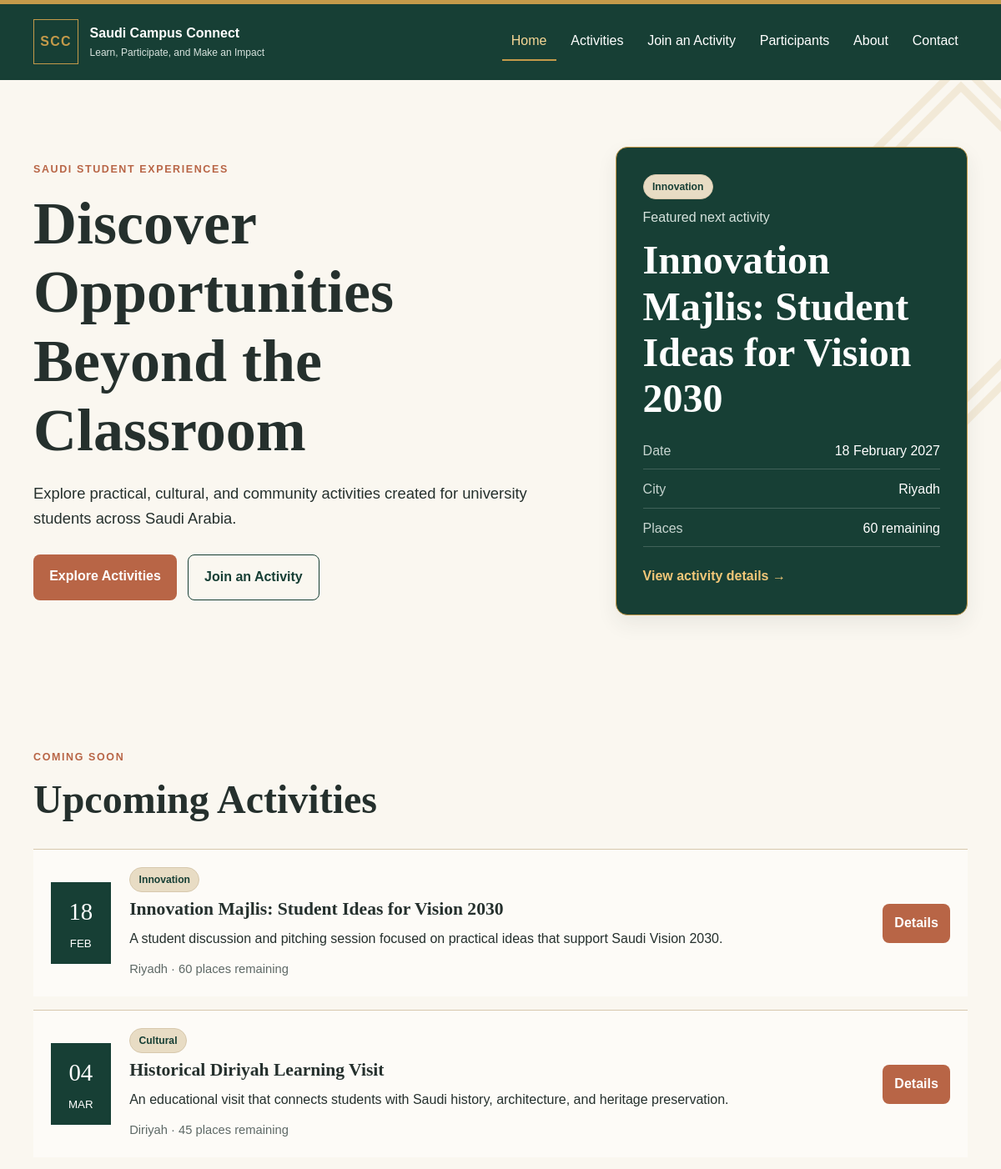
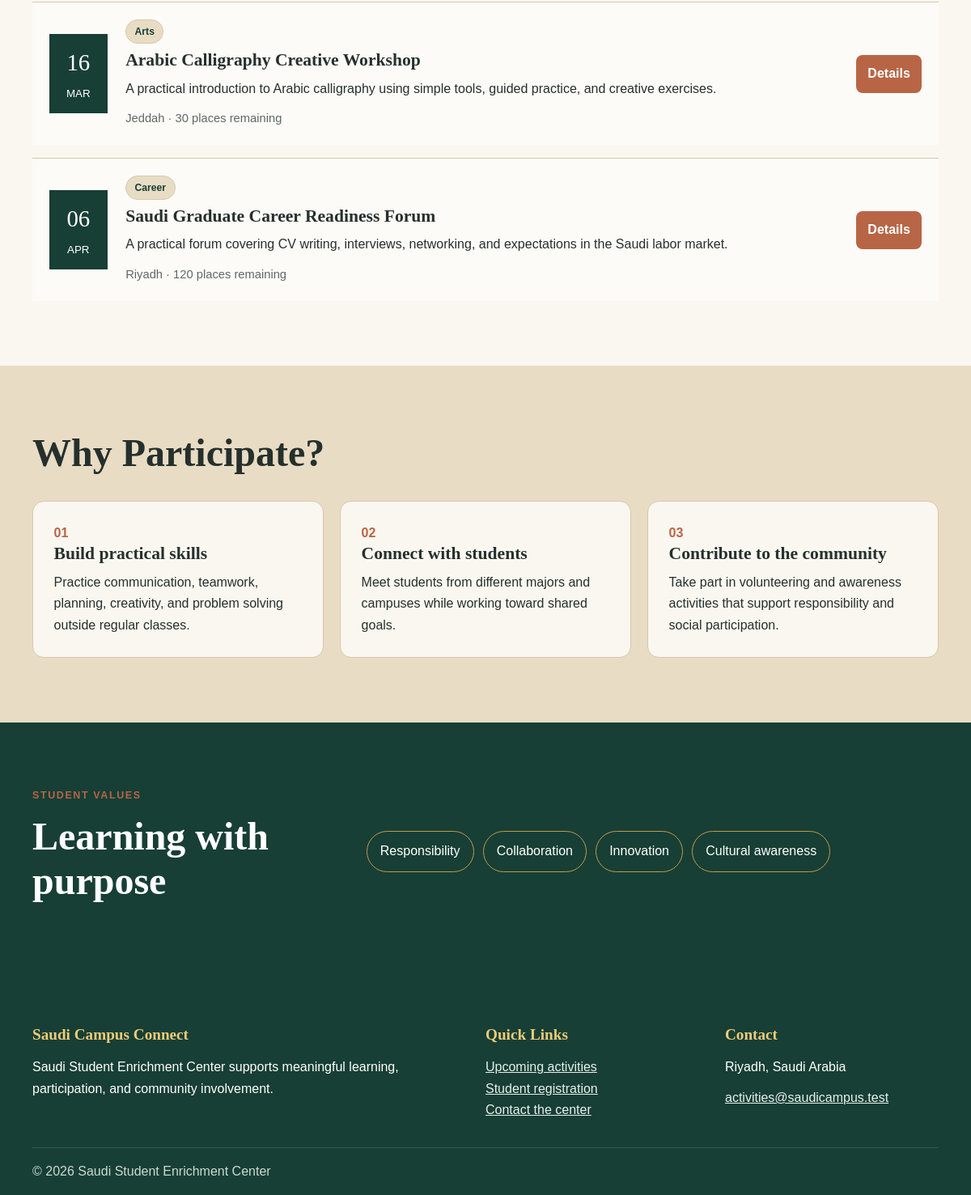
The page / on the database its author committed (2 pictures, top to bottom).
### tables this page shows
CREATE TABLE activities (
    id INT UNSIGNED AUTO_INCREMENT PRIMARY KEY,
    title VARCHAR(150) NOT NULL,
    category VARCHAR(60) NOT NULL,
    activity_date DATE NOT NULL,
    start_time TIME NOT NULL,
    venue VARCHAR(150) NOT NULL,
    city VARCHAR(80) NOT NULL,
    short_summary VARCHAR(255) NOT NULL,
    full_details TEXT NOT NULL,
    image_name VARCHAR(120) NOT NULL,
    capacity INT UNSIGNED NOT NULL,
    created_at TIMESTAMP DEFAULT CURRENT_TIMESTAMP
);

### includes/helpers.php (called while the page is built, shortened)
<?php
function e($value)
{
    return htmlspecialchars((string) $value, ENT_QUOTES, 'UTF-8');
}
function getNextActivities($conn, $limit = 4)
{
    $limit = max(1, (int) $limit);
    $sql = "SELECT * FROM activities WHERE activity_date >= CURDATE() ORDER BY activity_date, start_time LIMIT $limit";
    return mysqli_query($conn, $sql);
}
function countRegistrations($conn, $activityId)
{
    $stmt = mysqli_prepare($conn, "SELECT COUNT(*) AS total FROM participants WHERE activity_id = ?");
    mysqli_stmt_bind_param($stmt, 'i', $activityId);
    mysqli_stmt_execute($stmt);
    $result = mysqli_stmt_get_result($stmt);
    $row = mysqli_fetch_assoc($result);
    return (int) $row['total'];
}
function availablePlaces($conn, $activity)
{
    return max(0, (int) $activity['capacity'] - countRegistrations($conn, (int) $activity['id']));
}
function formatDate($date)
{
    return date('j F Y', strtotime($date));
}

### index.php (the view, shortened to what this page needs)
<?php
require_once 'includes/db.php';
require_once 'includes/helpers.php';
$upcoming = getNextActivities($conn, 4);
$featuredResult = getNextActivities($conn, 1);
$featured = mysqli_fetch_assoc($featuredResult);
require 'includes/header.php';
?>
<section class="hero section-space">
    <div class="container hero-grid">
        <div class="hero-copy">
            <p class="eyebrow">Saudi Student Experiences</p>
            <h1>Discover Opportunities Beyond the Classroom</h1>
            <p>Explore practical, cultural, and community activities created for university students across Saudi Arabia.</p>
            <div class="button-row">
                <a class="button" href="activities.php">Explore Activities</a>
                <a class="button button-secondary" href="join.php">Join an Activity</a>
            </div>
        </div>
        <?php if ($featured): ?>
            <article class="featured-panel">
                <p class="badge"><?= e($featured['category']) ?></p>
                <p class="panel-label">Featured next activity</p>
                <h2><?= e($featured['title']) ?></h2>
                <dl class="compact-details">
                    <div>
                        <dt>Date</dt>
                        <dd><?= e(formatDate($featured['activity_date'])) ?></dd>
                    </div>
                    <div>
                        <dt>City</dt>
                        <dd><?= e($featured['city']) ?></dd>
                    </div>
                    <div>
                        <dt>Places</dt>
                        <dd><?= availablePlaces($conn, $featured) ?> remaining</dd>
                    </div>
                </dl>
                <a class="text-link" href="activity.php?id=<?= (int) $featured['id'] ?>">View activity details →</a>
            </article>
        <?php endif; ?>
    </div>
</section>
<section class="section-space">
    <div class="container">
        <div class="section-heading">
            <p class="eyebrow">Coming Soon</p>
            <h2>Upcoming Activities</h2>
        </div>
        <div class="activity-list">
            <?php while ($activity = mysqli_fetch_assoc($upcoming)): ?>
                <article class="activity-row">
                    <div class="activity-date-box">
                        <span><?= date('d', strtotime($activity['activity_date'])) ?></span>
                        <small><?= date('M', strtotime($activity['activity_date'])) ?></small>
                    </div>
                    <div class="activity-row-copy">
                        <p class="badge"><?= e($activity['category']) ?></p>
                        <h3><?= e($activity['title']) ?></h3>
                        <p><?= e($activity['short_summary']) ?></p>
                        <p class="meta"><?= e($activity['city']) ?> · <?= availablePlaces($conn, $activity) ?> places remaining</p>
                    </div>
                    <a class="button button-small" href="activity.php?id=<?= (int) $activity['id'] ?>">Details</a>
                </article>
            <?php endwhile; ?>
        </div>
    </div>
</section>
<section class="sand-section section-space">
    <div class="container">
        <div class="section-heading">
            <h2>Why Participate?</h2>
        </div>
        <div class="benefit-grid">
            <article><span>01</span>
                <h3>Build practical skills</h3>
                <p>Practice communication, teamwork, planning, creativity, and problem solving outside regular classes.</p>
            </article>
            <article><span>02</span>
                <h3>Connect with students</h3>
                <p>Meet students from different majors and campuses while working toward shared goals.</p>
            </article>
            <article><span>03</span>
                <h3>Contribute to the community</h3>
                <p>Take part in volunteering and awareness activities that support responsibility and social participation.</p>
            </article>
        </div>
    </div>
</section>
<section class="values-section section-space">
    <div class="container values-grid">
        <div>
            <p class="eyebrow">Student Values</p>
            <h2>Learning with purpose</h2>
        </div>
        <div class="value-tags"><span>Responsibility</span><span>Collaboration</span><span>Innovation</span><span>Cultural awareness</span></div>
    </div>
</section>
<?php require 'includes/footer.php'; ?>

### css/main.css (style rules this page uses)
:root { --green: #173f35; --sand: #e8dcc4; --cream: #faf7f0; --terra: #b86546; --charcoal: #25302d; --gold: #c49a4a; --white: #fff; --line: #d7c8ad; --radius: 14px; --shadow: 0 10px 25px rgba(37, 48, 45, 0.08); }
* { box-sizing: border-box; margin: 0; padding: 0; }
html { scroll-behavior: smooth; }
body { font-family: Arial, Helvetica, sans-serif; background: var(--cream); color: var(--charcoal); line-height: 1.65; }
a { color: inherit; }
.container { width: min(1120px, calc(100% - 2rem)); margin: auto; }
.section-space { padding: 5rem 0; }
.eyebrow { color: var(--terra); font-weight: 700; text-transform: uppercase; letter-spacing: 0.13em; font-size: 0.78rem; margin-bottom: 0.8rem; }
h1, h2, h3 { font-family: Georgia, "Times New Roman", serif; line-height: 1.15; }
h1 { font-size: clamp(2.4rem, 6vw, 5.2rem); margin-bottom: 1.2rem; }
h2 { font-size: clamp(1.8rem, 4vw, 3rem); margin-bottom: 1rem; }
h3 { font-size: 1.35rem; margin-bottom: 0.6rem; }
p + p { margin-top: 0.7rem; }
.hero { position: relative; overflow: hidden; }
.hero:after { content: ""; position: absolute; right: -110px; top: 40px; width: 260px; height: 260px; border: 28px double rgba(196, 154, 74, 0.15); transform: rotate(45deg); z-index: -1; }
.hero-grid { display: grid; grid-template-columns: 1.2fr 0.8fr; gap: 4rem; align-items: center; }
.hero-copy > p:not(.eyebrow) { font-size: 1.15rem; max-width: 650px; }
.button-row { display: flex; gap: 0.8rem; flex-wrap: wrap; margin-top: 1.7rem; }
.button { display: inline-block; border: 0; background: var(--terra); color: var(--white); padding: 0.85rem 1.2rem; text-decoration: none; border-radius: 8px; font-weight: 700; cursor: pointer; transition: 0.2s; }
.button-secondary { background: transparent; color: var(--green); border: 1px solid var(--green); }
.button-small { padding: 0.65rem 0.9rem; }
.featured-panel { background: var(--green); color: var(--white); padding: 2rem; border-radius: var(--radius); border: 1px solid var(--gold); box-shadow: var(--shadow); }
.panel-label { color: #d6e2dd; margin: 0.6rem 0; }
.badge { display: inline-block; color: var(--green); background: var(--sand); border: 1px solid var(--line); border-radius: 999px; padding: 0.25rem 0.65rem; font-size: 0.76rem; font-weight: 700; }
.compact-details { display: grid; gap: 0.7rem; margin: 1.4rem 0; }
.compact-details div { display: flex; justify-content: space-between; border-bottom: 1px solid rgba(255, 255, 255, 0.18); padding-bottom: 0.5rem; }
.compact-details dt { color: #c7d5d0; }
.text-link { color: var(--terra); font-weight: 700; text-decoration: none; }
.featured-panel .text-link { color: #f2c778; }
.section-heading { margin-bottom: 2rem; }
.activity-list { display: grid; gap: 1rem; }
.activity-row { display: grid; grid-template-columns: auto 1fr auto; gap: 1.4rem; align-items: center; padding: 1.3rem; border-top: 1px solid var(--line); background: rgba(255, 255, 255, 0.45); }
.activity-date-box { width: 72px; text-align: center; background: var(--green); color: var(--white); padding: 0.75rem; }
.activity-date-box span { display: block; font-size: 1.8rem; font-family: Georgia, serif; }
.activity-date-box small { text-transform: uppercase; }
.activity-row-copy h3 { margin-top: 0.5rem; }
.meta { color: #5e6966; font-size: 0.92rem; }
.sand-section { background: var(--sand); }
.benefit-grid, .team-grid { display: grid; grid-template-columns: repeat(3, 1fr); gap: 1.25rem; }
.benefit-grid article, .team-grid article { background: var(--cream); border: 1px solid var(--line); padding: 1.6rem; border-radius: var(--radius); }
.benefit-grid span, .team-grid span, .number-label { color: var(--terra); font-weight: 800; }
.values-section { background: var(--green); color: var(--white); }
.values-grid { display: grid; grid-template-columns: 0.7fr 1.3fr; gap: 2rem; align-items: center; }
.value-tags { display: flex; gap: 0.7rem; flex-wrap: wrap; }
.value-tags span { border: 1px solid var(--gold); padding: 0.7rem 1rem; border-radius: 999px; }

### rows shown on the page
activities: category "Innovation", title "Innovation Majlis: Student Ideas for Vision 2030", activity_date "18 February 2027", city "Riyadh", capacity "60", activity_date "18", activity_date "FEB", short_summary "A student discussion and pitching session focused on practical ideas that support Saudi Vision 2030."
activities: activity_date "04", activity_date "MAR", category "Cultural", title "Historical Diriyah Learning Visit", short_summary "An educational visit that connects students with Saudi history, architecture, and heritage preservation.", city "Diriyah", capacity "45"
activities: activity_date "16", activity_date "MAR", category "Arts", title "Arabic Calligraphy Creative Workshop", short_summary "A practical introduction to Arabic calligraphy using simple tools, guided practice, and creative exercises.", city "Jeddah", capacity "30"
activities: activity_date "06", activity_date "APR", category "Career", title "Saudi Graduate Career Readiness Forum", short_summary "A practical forum covering CV writing, interviews, networking, and expectations in the Saudi labor market.", city "Riyadh", capacity "120"
